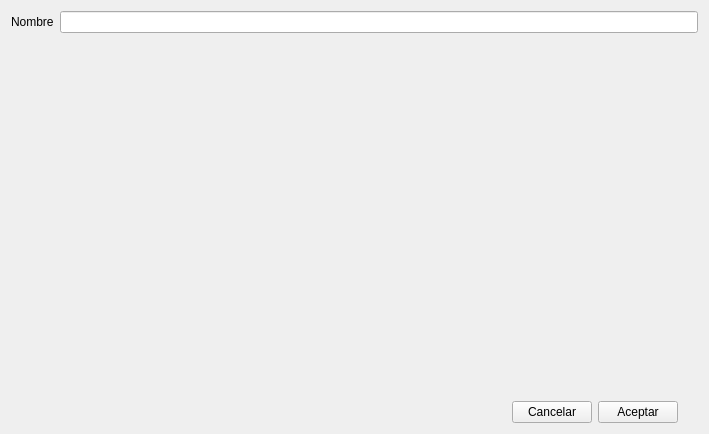
<?xml version="1.0" encoding="UTF-8"?>
<ui version="4.0">
 <class>Form</class>
 <widget class="QWidget" name="Form">
  <property name="geometry">
   <rect>
    <x>0</x>
    <y>0</y>
    <width>709</width>
    <height>434</height>
   </rect>
  </property>
  <property name="windowTitle">
   <string>Form</string>
  </property>
  <layout class="QVBoxLayout" name="verticalLayout">
   <item>
    <layout class="QHBoxLayout" name="horizontalLayout">
     <item>
      <layout class="QFormLayout" name="formLayout_2">
       <item row="0" column="0">
        <widget class="QLabel" name="label_8">
         <property name="text">
          <string>Nombre</string>
         </property>
        </widget>
       </item>
       <item row="0" column="1">
        <widget class="QLineEdit" name="txtNombre">
         <property name="focusPolicy">
          <enum>Qt::WheelFocus</enum>
         </property>
         <property name="dragEnabled">
          <bool>false</bool>
         </property>
         <property name="clearButtonEnabled">
          <bool>false</bool>
         </property>
        </widget>
       </item>
       <item row="1" column="1">
        <layout class="QGridLayout" name="gridLayout_2">
         <item row="2" column="3">
          <widget class="QPushButton" name="btnAceptar">
           <property name="maximumSize">
            <size>
             <width>100</width>
             <height>16777215</height>
            </size>
           </property>
           <property name="text">
            <string>Aceptar</string>
           </property>
          </widget>
         </item>
         <item row="2" column="2">
          <widget class="QPushButton" name="btnCancelar">
           <property name="maximumSize">
            <size>
             <width>100</width>
             <height>16777215</height>
            </size>
           </property>
           <property name="text">
            <string>Cancelar</string>
           </property>
          </widget>
         </item>
         <item row="2" column="0">
          <spacer name="horizontalSpacer_2">
           <property name="orientation">
            <enum>Qt::Horizontal</enum>
           </property>
           <property name="sizeHint" stdset="0">
            <size>
             <width>40</width>
             <height>20</height>
            </size>
           </property>
          </spacer>
         </item>
         <item row="2" column="4">
          <spacer name="horizontalSpacer_3">
           <property name="orientation">
            <enum>Qt::Horizontal</enum>
           </property>
           <property name="sizeType">
            <enum>QSizePolicy::Fixed</enum>
           </property>
           <property name="sizeHint" stdset="0">
            <size>
             <width>20</width>
             <height>20</height>
            </size>
           </property>
          </spacer>
         </item>
         <item row="1" column="3">
          <spacer name="verticalSpacer">
           <property name="orientation">
            <enum>Qt::Vertical</enum>
           </property>
           <property name="sizeHint" stdset="0">
            <size>
             <width>20</width>
             <height>40</height>
            </size>
           </property>
          </spacer>
         </item>
        </layout>
       </item>
      </layout>
     </item>
    </layout>
   </item>
  </layout>
 </widget>
 <resources/>
 <connections/>
</ui>
